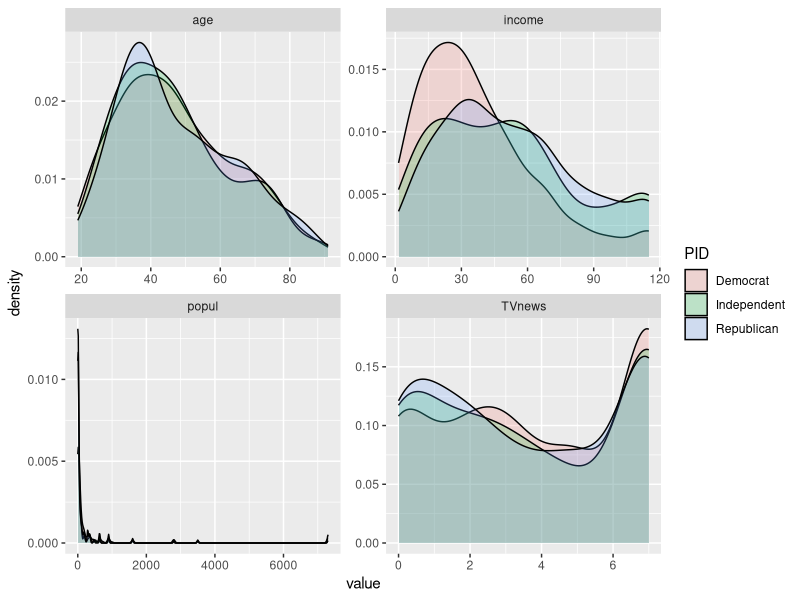
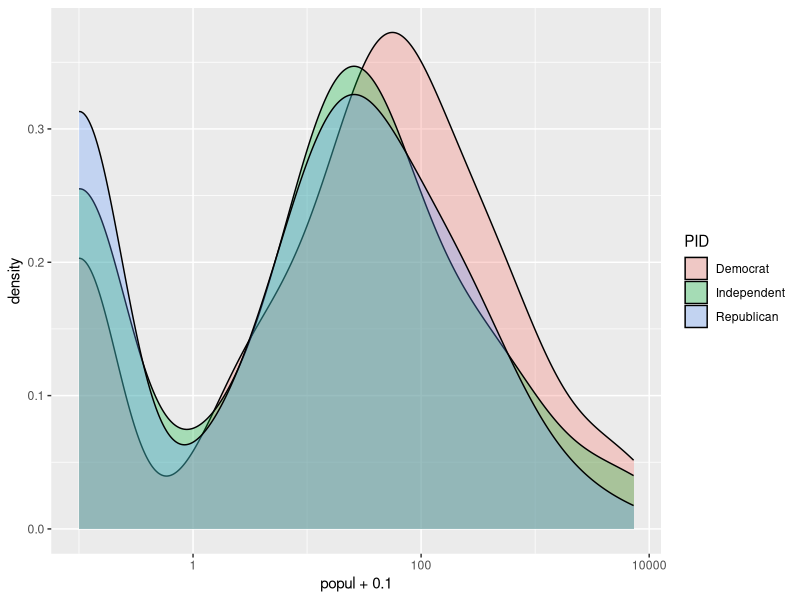
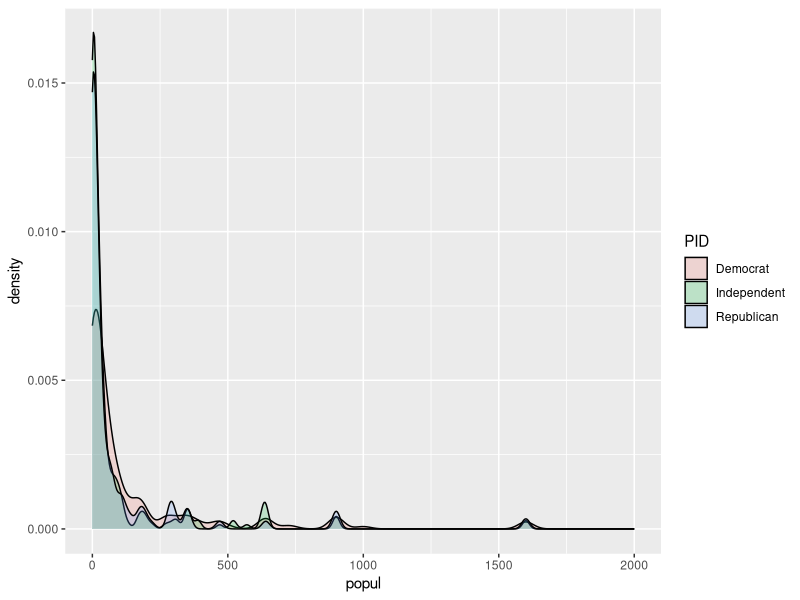
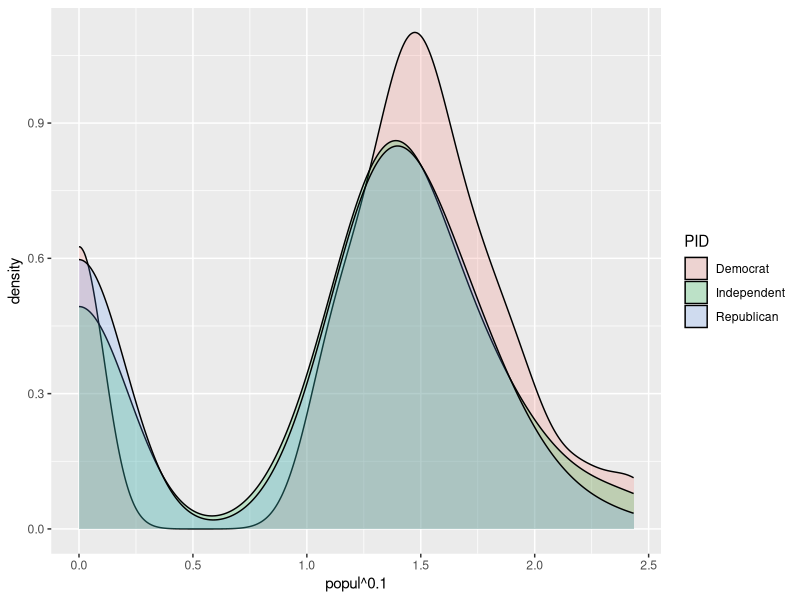

Recreate these plots in R, in order. (Note: this script raises an error after producing the figures.)
## ---- chunk 1
require(magrittr)
require(tidyverse)
require(knitr)
knitr::opts_chunk$set(echo = TRUE)
## ---- chunk 2
d <- read_csv("nes96.csv") %>% select(-vote,-contains("LR")) %>% #reduce the data
  select(PID,everything())
  
d <- d %>% mutate(PID=factor(PID)) 

dim(d)
head(d) #Predict which party a person votes for
## ---- chunk 3

d %>% select_if(is.numeric) %>% 
  bind_cols(select(d,PID)) %>% 
  gather(key=varname,val=value,-PID) %>%  
  ggplot(aes(value))+
  geom_density(aes(fill=PID),alpha=0.2)+
  facet_wrap(~varname,scales="free")

d %>% 
  ggplot(aes(popul+0.1))+
  geom_density(aes(fill=PID),alpha=0.3)+
  scale_x_log10() #log transformation
#People who favor democrat party tend to live in more crowded places

d %>% 
  ggplot(aes(popul))+
  geom_density(aes(fill=PID),alpha=0.2)+
  lims(x=c(0,2000))  #not clear, try boxplot 

d %>% 
  ggplot(aes(popul^0.1))+  
  geom_density(aes(fill=PID),alpha=0.2)  
#More or less the same pic we get by log transformation. Independent and republican are close to each other. 

#res <- MASS::boxcox(I(d$popul+.01)~1,plotit=FALSE)
#res


#Income ve population seems significant
## ---- chunk 4

#d2 <- d  %>% mutate(educ=factor(educ,labels=c("HSdrop","HS","CCdeg","Coll","BAdeg","MAdeg","MS"),ordered=TRUE))
  
  
  d %>%  count(educ)  #check education
  
  d <- d %>% mutate(educ=
                 forcats::fct_collapse(educ, MS=c("MAdeg","MS"))) 

d %>% count(PID,educ) %>% 
   group_by(educ,PID) %>%  #Conditional probability
   summarize(n=mean(n))
   
d %>% select(PID,educ) %>% table() %>% prop.table(1) %>% round(2) #in proportions

d %>% select(educ,PID) %>% table()  

d %>% select(educ,PID) %>% table() %>% prop.table(1) %>% round(2) #in proportions

## ---- chunk 5

#Democrat is the first category, zero by default. Everything is relative to democrat.

#contrasts(d$PID)
#levels(d$PID)

mmod <- nnet::multinom(PID ~., d,maxit=200)

summary(mmod)


## ---- chunk 6
anova(update(mmod,.~.-TVnews),mmod) #Test ho that this is zero
#We are unable to reject because of P value of 0.39

anova(update(mmod,.~.-income),mmod) #Test ho that this is zero
#p value is almost zero, so reject.

anova(update(mmod,.~.-educ),mmod) #Test ho that this is zero
#pvalue:0.17
#H0: B2Educ=B3Educ=0
#At 5% we are unable to reject. Education doesn't seem like an important feature while TVnews still in the model

anova(update(mmod,.~.-educ-TVnews),mmod) #Test ho that this is zero
##At 5% we are unable to reject. 

anova(update(mmod,.~.-educ-TVnews-age-popul),mmod) 

mmod1 <- step(mmod,trace=FALSE)
#step(mmod)
#Population and income seems significant, continue with them



#Evaluate the model: Grouped data~Chi square

## ---- chunk 7
preds <- predict(mmod1,type="probs") 

p <- preds[1,] 

simul <- function(u,p){
  findInterval(u,cumsum(p))+1} 

  
set.seed(451)
st <- invisible(system.time({nboot <- 1000
deviance.list <- rep(NA,nboot)

for(i in seq(nboot)){
  
  PID.boot <- preds %>% 
  as_tibble %>% 
  mutate(u=runif(n()), 
         p=pmap(list(Democrat,Independent,Republican),
                ~c(..1,..2,..3)), 
                pidid=map2_dbl(u,p,simul),
                PID=c("Democrat","Independent","Republican")[pidid]) %>% 
                extract2("PID")
  
  deviance.list[i] <- deviance(update(mmod1,data=mutate(d,PID=PID.boot),maxit=500))
         } 
}))

st

deviance.list %>% density %>% plot()
abline(v=deviance(mmod1))
pvalue <- mean(deviance.list>deviance(mmod1))
pvalue

